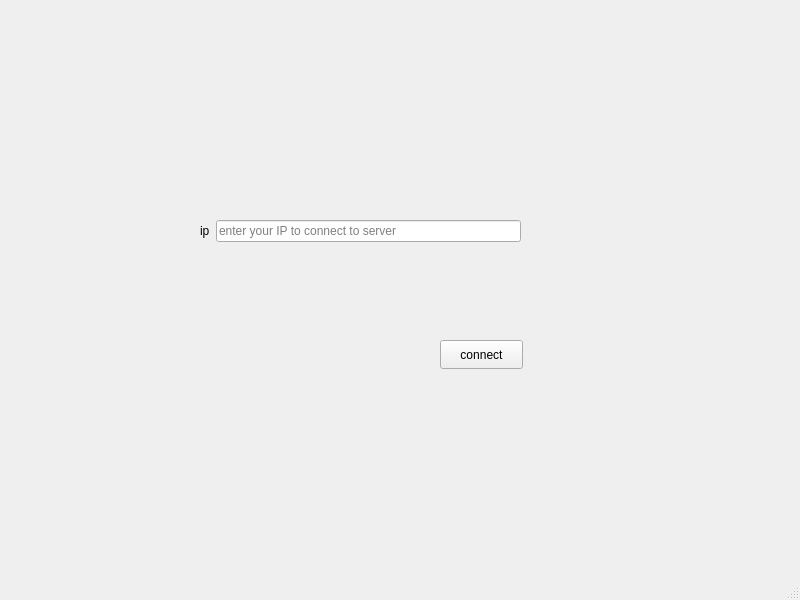
<?xml version="1.0" encoding="UTF-8"?>
<ui version="4.0">
 <class>MainWindow</class>
 <widget class="QMainWindow" name="MainWindow">
  <property name="geometry">
   <rect>
    <x>0</x>
    <y>0</y>
    <width>800</width>
    <height>600</height>
   </rect>
  </property>
  <property name="windowTitle">
   <string>MainWindow</string>
  </property>
  <widget class="QWidget" name="centralwidget">
   <widget class="QPushButton" name="pushButton">
    <property name="geometry">
     <rect>
      <x>440</x>
      <y>340</y>
      <width>83</width>
      <height>29</height>
     </rect>
    </property>
    <property name="text">
     <string>connect</string>
    </property>
   </widget>
   <widget class="QWidget" name="layoutWidget">
    <property name="geometry">
     <rect>
      <x>200</x>
      <y>220</y>
      <width>321</width>
      <height>30</height>
     </rect>
    </property>
    <layout class="QFormLayout" name="formLayout">
     <item row="0" column="0">
      <widget class="QLabel" name="label">
       <property name="text">
        <string>ip</string>
       </property>
      </widget>
     </item>
     <item row="0" column="1">
      <widget class="QLineEdit" name="iplineEdit">
       <property name="placeholderText">
        <string>enter your IP to connect to server</string>
       </property>
      </widget>
     </item>
    </layout>
   </widget>
  </widget>
  <widget class="QMenuBar" name="menubar">
   <property name="geometry">
    <rect>
     <x>0</x>
     <y>0</y>
     <width>800</width>
     <height>25</height>
    </rect>
   </property>
  </widget>
  <widget class="QStatusBar" name="statusbar"/>
 </widget>
 <resources/>
 <connections/>
</ui>
